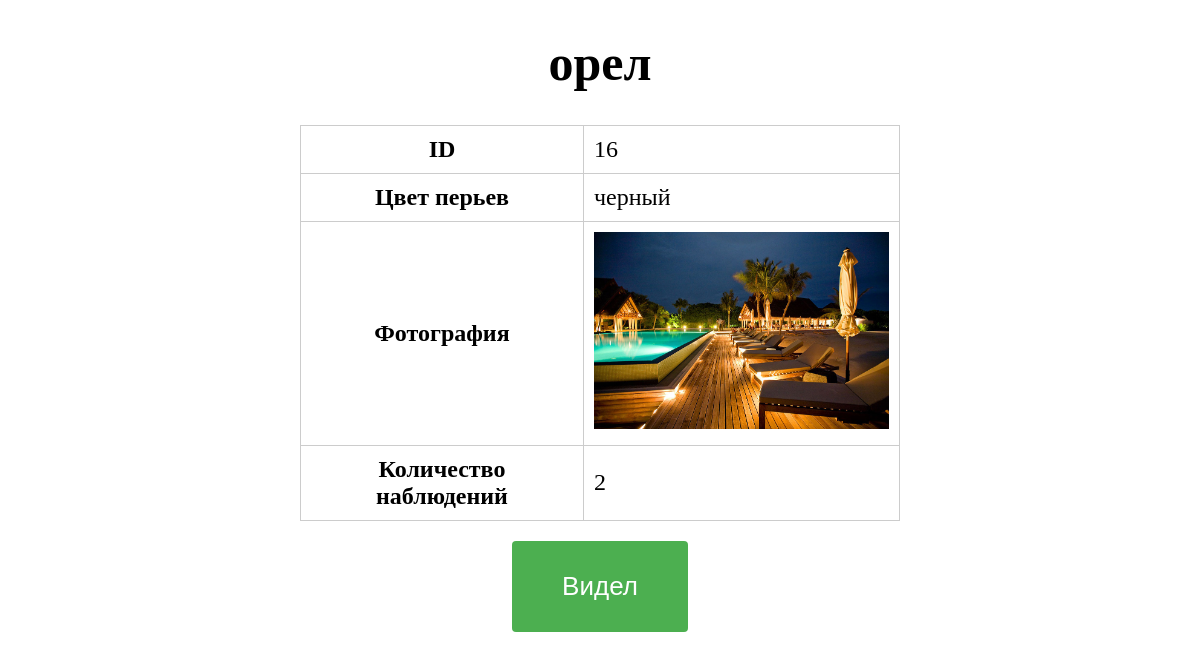
Screenshot of /bird/16/ with the database file from the repository.
### bird/models.py (models this page shows, shortened)
class Bird(models.Model):
    name = models.CharField(max_length=100, verbose_name='Название птицы')
    color = models.CharField(max_length=50, verbose_name='Цвет перьев')
    photo = models.ImageField(upload_to='bird_photos/', verbose_name='Фотография')
    sightings = models.PositiveIntegerField(default=0, verbose_name='Количество наблюдений')
    class Meta:
        verbose_name = 'Птица'
        verbose_name_plural = 'Птицы'

### bird/views.py (the view)
# urls.py: path('bird/<int:id>/', one_bird, name='one_bird'),
def one_bird(request, id):
    bird = get_object_or_404(Bird, id=id)
    return render(request, 'bird/one_bird.html', {'bird': bird})

### bird/templates/bird/one_bird.html (shortened to what this page needs)
<!DOCTYPE html>
<html lang="en">
<head>
</head>
<body>
    <h1>{{ bird.name }}</h1>
    <table>
        <tr>
            <th>ID</th>
            <td>{{ bird.id }}</td>
        </tr>
        <tr>
            <th>Цвет перьев</th>
            <td>{{ bird.color }}</td>
        </tr>
        <tr>
            <th>Фотография</th>
            <td><img src="{{ bird.photo.url }}" alt="{{ bird.name }}" width="300"></td>
        </tr>
        <tr>
            <th>Количество наблюдений</th>
            <td>{{ bird.sightings }}</td>
        </tr>
    </table>
    <div class="button-container">
        <button class="increment-button" data-bird-id="{{ bird.id }}">Видел</button>
    </div>
</body>
</html>

### bird/templates/bird/one_bird.html (style rules this page uses)
h1 { font-size: 50px; text-align: center; }
table { border-collapse: collapse; width: 100%; max-width: 600px; margin: 0 auto; font-size: 24px; }
th, td { padding: 10px; border: 1px solid #ccc; }
img { max-width: 100%; height: auto; }
.button-container { text-align: center; margin-top: 20px; }
.increment-button { background-color: #4CAF50; color: white; padding: 30px 50px; border: none; border-radius: 4px; cursor: pointer; font-size: 26px; }

### rows the page displays
Bird: name "орел", id "16", color "черный", photo (picture), sightings "2"
